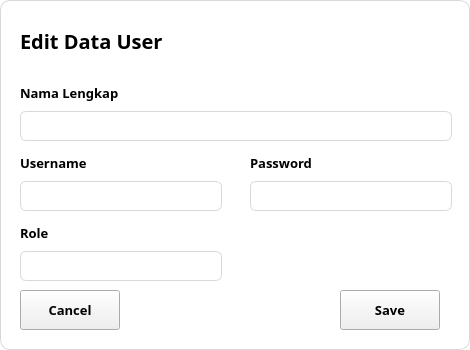
<?xml version="1.0" encoding="UTF-8"?>
<ui version="4.0">
 <class>Dialog</class>
 <widget class="QDialog" name="Dialog">
  <property name="geometry">
   <rect>
    <x>0</x>
    <y>0</y>
    <width>470</width>
    <height>350</height>
   </rect>
  </property>
  <property name="minimumSize">
   <size>
    <width>470</width>
    <height>350</height>
   </size>
  </property>
  <property name="maximumSize">
   <size>
    <width>470</width>
    <height>350</height>
   </size>
  </property>
  <property name="windowTitle">
   <string>Dialog</string>
  </property>
  <property name="styleSheet">
   <string notr="true">QDialog{
	background-color: white;
	border: 1px solid #D9D9D9;
	border-radius: 10px;
}</string>
  </property>
  <widget class="QWidget" name="layoutWidget">
   <property name="geometry">
    <rect>
     <x>20</x>
     <y>20</y>
     <width>193</width>
     <height>42</height>
    </rect>
   </property>
   <layout class="QHBoxLayout" name="horizontalLayout">
    <property name="spacing">
     <number>6</number>
    </property>
    <item>
     <widget class="QLabel" name="label">
      <property name="minimumSize">
       <size>
        <width>150</width>
        <height>40</height>
       </size>
      </property>
      <property name="maximumSize">
       <size>
        <width>150</width>
        <height>40</height>
       </size>
      </property>
      <property name="font">
       <font>
        <family>Poppins</family>
        <pointsize>15</pointsize>
        <weight>75</weight>
        <bold>true</bold>
       </font>
      </property>
      <property name="text">
       <string>Edit Data User</string>
      </property>
     </widget>
    </item>
    <item>
     <widget class="QLabel" name="label_2">
      <property name="minimumSize">
       <size>
        <width>35</width>
        <height>35</height>
       </size>
      </property>
      <property name="maximumSize">
       <size>
        <width>35</width>
        <height>35</height>
       </size>
      </property>
      <property name="text">
       <string/>
      </property>
      <property name="pixmap">
       <pixmap resource="../assets/icons/resources.qrc">:/icons/edit-blue.svg</pixmap>
      </property>
      <property name="scaledContents">
       <bool>true</bool>
      </property>
     </widget>
    </item>
   </layout>
  </widget>
  <widget class="QPushButton" name="closeBtn">
   <property name="geometry">
    <rect>
     <x>430</x>
     <y>5</y>
     <width>35</width>
     <height>35</height>
    </rect>
   </property>
   <property name="styleSheet">
    <string notr="true">QPushButton{
	border: none;
}

QPushButton:hover{
	border-left: 1px solid #D9D9D9;
	border-bottom: 1px solid #D9D9D9;
	border-bottom-left-radius: 6px;
}</string>
   </property>
   <property name="text">
    <string/>
   </property>
   <property name="icon">
    <iconset resource="../assets/icons/resources.qrc">
     <normaloff>:/icons/close.svg</normaloff>:/icons/close.svg</iconset>
   </property>
   <property name="iconSize">
    <size>
     <width>20</width>
     <height>20</height>
    </size>
   </property>
   <property name="checkable">
    <bool>true</bool>
   </property>
  </widget>
  <widget class="QWidget" name="layoutWidget_2">
   <property name="geometry">
    <rect>
     <x>20</x>
     <y>80</y>
     <width>432</width>
     <height>61</height>
    </rect>
   </property>
   <layout class="QVBoxLayout" name="verticalLayout">
    <item>
     <widget class="QLabel" name="label_3">
      <property name="font">
       <font>
        <family>Poppins</family>
        <pointsize>10</pointsize>
        <weight>75</weight>
        <bold>true</bold>
       </font>
      </property>
      <property name="text">
       <string>Nama Lengkap</string>
      </property>
     </widget>
    </item>
    <item>
     <widget class="QLineEdit" name="editFullName">
      <property name="minimumSize">
       <size>
        <width>430</width>
        <height>30</height>
       </size>
      </property>
      <property name="font">
       <font>
        <family>Poppins</family>
        <weight>75</weight>
        <bold>true</bold>
       </font>
      </property>
      <property name="styleSheet">
       <string notr="true">QLineEdit{
	border: 1px solid #D9D9D9;
	border-radius: 6px;
	padding:0 10px 0 10px;
}

QLineEdit:focus{
	border: 1px solid #3D6CEE;
}</string>
      </property>
     </widget>
    </item>
   </layout>
  </widget>
  <widget class="QWidget" name="layoutWidget_3">
   <property name="geometry">
    <rect>
     <x>20</x>
     <y>150</y>
     <width>202</width>
     <height>61</height>
    </rect>
   </property>
   <layout class="QVBoxLayout" name="verticalLayout_2">
    <item>
     <widget class="QLabel" name="label_4">
      <property name="font">
       <font>
        <family>Poppins</family>
        <pointsize>10</pointsize>
        <weight>75</weight>
        <bold>true</bold>
       </font>
      </property>
      <property name="text">
       <string>Username</string>
      </property>
     </widget>
    </item>
    <item>
     <widget class="QLineEdit" name="editUsername">
      <property name="minimumSize">
       <size>
        <width>200</width>
        <height>30</height>
       </size>
      </property>
      <property name="font">
       <font>
        <family>Poppins</family>
        <weight>75</weight>
        <bold>true</bold>
       </font>
      </property>
      <property name="styleSheet">
       <string notr="true">QLineEdit{
	border: 1px solid #D9D9D9;
	border-radius: 6px;
	padding:0 10px 0 10px;
}

QLineEdit:focus{
	border: 1px solid #3D6CEE;
}</string>
      </property>
     </widget>
    </item>
   </layout>
  </widget>
  <widget class="QWidget" name="layoutWidget_4">
   <property name="geometry">
    <rect>
     <x>250</x>
     <y>150</y>
     <width>202</width>
     <height>61</height>
    </rect>
   </property>
   <layout class="QVBoxLayout" name="verticalLayout_3">
    <item>
     <widget class="QLabel" name="label_5">
      <property name="font">
       <font>
        <family>Poppins</family>
        <pointsize>10</pointsize>
        <weight>75</weight>
        <bold>true</bold>
       </font>
      </property>
      <property name="text">
       <string>Password</string>
      </property>
     </widget>
    </item>
    <item>
     <widget class="QLineEdit" name="editPassword">
      <property name="minimumSize">
       <size>
        <width>200</width>
        <height>30</height>
       </size>
      </property>
      <property name="font">
       <font>
        <family>Poppins</family>
        <weight>75</weight>
        <bold>true</bold>
       </font>
      </property>
      <property name="styleSheet">
       <string notr="true">QLineEdit{
	border: 1px solid #D9D9D9;
	border-radius: 6px;
	padding:0 10px 0 10px;
}

QLineEdit:focus{
	border: 1px solid #3D6CEE;
}</string>
      </property>
     </widget>
    </item>
   </layout>
  </widget>
  <widget class="QWidget" name="layoutWidget_5">
   <property name="geometry">
    <rect>
     <x>20</x>
     <y>220</y>
     <width>202</width>
     <height>61</height>
    </rect>
   </property>
   <layout class="QVBoxLayout" name="verticalLayout_4">
    <item>
     <widget class="QLabel" name="label_6">
      <property name="font">
       <font>
        <family>Poppins</family>
        <pointsize>10</pointsize>
        <weight>75</weight>
        <bold>true</bold>
       </font>
      </property>
      <property name="text">
       <string>Role</string>
      </property>
     </widget>
    </item>
    <item>
     <widget class="QLineEdit" name="editRole">
      <property name="minimumSize">
       <size>
        <width>200</width>
        <height>30</height>
       </size>
      </property>
      <property name="font">
       <font>
        <family>Poppins</family>
        <weight>75</weight>
        <bold>true</bold>
       </font>
      </property>
      <property name="styleSheet">
       <string notr="true">QLineEdit{
	border: 1px solid #D9D9D9;
	border-radius: 6px;
	padding:0 10px 0 10px;
}

QLineEdit:focus{
	border: 1px solid #3D6CEE;
}</string>
      </property>
     </widget>
    </item>
   </layout>
  </widget>
  <widget class="QPushButton" name="saveBtn">
   <property name="geometry">
    <rect>
     <x>340</x>
     <y>290</y>
     <width>100</width>
     <height>40</height>
    </rect>
   </property>
   <property name="font">
    <font>
     <family>Poppins</family>
     <pointsize>10</pointsize>
     <weight>75</weight>
     <bold>true</bold>
    </font>
   </property>
   <property name="text">
    <string>Save</string>
   </property>
  </widget>
  <widget class="QPushButton" name="cancelBtn">
   <property name="geometry">
    <rect>
     <x>20</x>
     <y>290</y>
     <width>100</width>
     <height>40</height>
    </rect>
   </property>
   <property name="font">
    <font>
     <family>Poppins</family>
     <pointsize>10</pointsize>
     <weight>75</weight>
     <bold>true</bold>
    </font>
   </property>
   <property name="text">
    <string>Cancel</string>
   </property>
  </widget>
 </widget>
 <resources>
  <include location="../assets/icons/resources.qrc"/>
  <include location="../../../../Python/Lib/site-packages/qt5_applications/Qt/assets/icons/resources.qrc"/>
 </resources>
 <connections/>
</ui>
